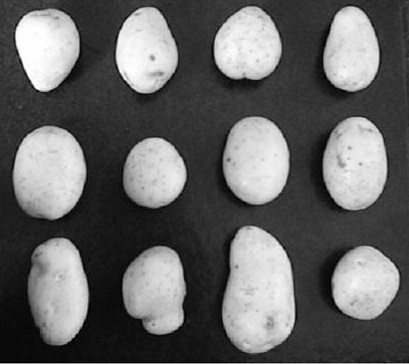
#> input picture 高级形态学运算（额外）/potota.jpg, 409 x 364 px
$ python thinning.py   (Python 2 division)
#> lines starting #> are read from the running program, lines starting #| are printed output that depends on the picture; after the words box and inside, x2 and y2 are one past the last pixel; in counts of white or black regions, pixels touching at a corner belong together
#coding=utf-8
import cv2
import numpy as np
import copy
import imglab # a thinning algorithm from internet

ele1 = [[255,255,255],[-1,0,-1],[0,0,0]]
ele2 = [[-1,255,255],[0,0,255],[0,0,-1]]
ele3 = [[0,-1,255],[0,0,255],[0,-1,255]]
ele4 = [[0,0,-1],[0,0,255],[-1,255,255]]
ele5 = [[0,0,0],[-1,0,-1],[255,255,255]]
ele6 = [[-1,0,0],[255,0,0],[255,255,-1]]
ele7 = [[255,-1,0],[255,0,0],[255,-1,0]]
ele8 = [[255,255,-1],[255,0,0],[-1,0,0]]

# return height,length of img
def getImgSize(img):
    return len(img),len(img[0])

# [56 lines left out: functions IsA, Zhangthin, not called in this run]

# fill the img's edge with white color
def edgeFilling(img):
    height = len(img)
    length = len(img[0])
    for i in range(0,length):
        img[0][i] = 255
        img[height-1][i] = 255
    for j in range(0,height):
        img[j][0] = 255
        img[j][length-1] = 255
    return img

# hit-or-miss operation
def homTransform(img,ele):
    height = len(img)
    length = len(img[0])
    h_off = len(ele)/2
    l_off = len(ele[0])/2
    source = copy.deepcopy(img)
    for i in range(h_off,height-h_off):
        for j in range(l_off,length-l_off):
            flag = 0
            for ii in range(-h_off,h_off+1):
                if flag == 1: break
                for jj in range(-l_off,l_off+1):
                    imgbit = source[i+ii][j+jj]
                    img[i][j] = 0
                    eletmp = ele[h_off+ii][l_off+jj]
                    if eletmp == -1: continue
                    elif eletmp != imgbit:
                        flag = 1
                        img[i][j] = 255
                        break
    return img

#src and dest must be the same size
def diffImg(src,tmp):
    height,length = getImgSize(src)
    for i in range(0,height):
        for j in range(0,length):
            if src[i][j] == 0:
                if tmp[i][j] == 0:
                    src[i][j] = 255
    return src

# thinning by a single structuring element
def ThinningByEle(img,ele):
    source = copy.deepcopy(img)
    img = homTransform(img,ele)
    return diffImg(source,img)

# thinning by a list of structuring elements
def Thinning(img,eleList):
    t = len(eleList)
    for i in range(0,t):
        img = ThinningByEle(img,eleList[i])
        img = edgeFilling(img)
    return img

fileimg = cv2.imread('potota.jpg')
#> fileimg is the input picture: shape (364, 409, 3); min 0, max 255, mean 100.4
img = cv2.cvtColor(fileimg,cv2.COLOR_BGR2GRAY)
retval, img = cv2.threshold(img, 0, 255, cv2.THRESH_OTSU)
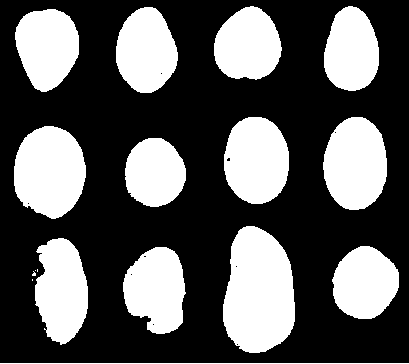
#> img: shape (364, 409); 35.5% white; 17 white regions (4 under 20 px), largest, box (x1, y1, x2, y2) and area: (223, 226, 295, 353) 7191, (14, 126, 86, 219) 5190, (323, 117, 387, 210) 4693
#> retval = 124
img = cv2.bitwise_not(img)
eleList = [ele1,ele2,ele3,ele4,ele5,ele6,ele7,ele8]
res = Thinning(img,eleList)
#> after the loop in Thinning, `for i in range(0,t):`:
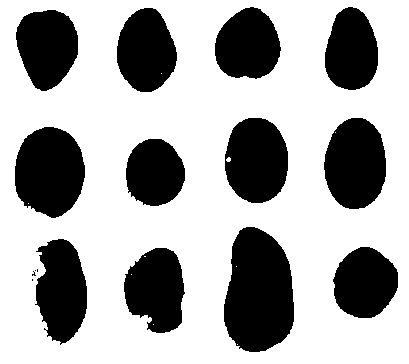
#> img: shape (364, 409); 66.6% white; 16 black regions (4 under 20 px), largest, box (x1, y1, x2, y2) and area: (224, 227, 294, 352) 6897, (15, 127, 85, 218) 4959, (324, 118, 386, 209) 4468
for i in range(2):
    res = Thinning(res,eleList)
#> this loop made 2 passes
#> pass 1, in ThinningByEle (call 9), `img = homTransform(img,ele)`:
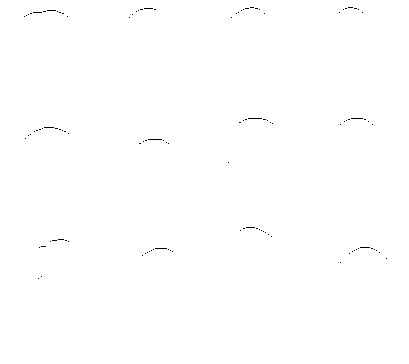
#> img: shape (364, 409); 99.8% white; black in thin lines or dots, all inside (x1, y1, x2, y2) = (24, 7, 387, 279)
#> pass 1, in ThinningByEle (call 10), `source = copy.deepcopy(img)`:
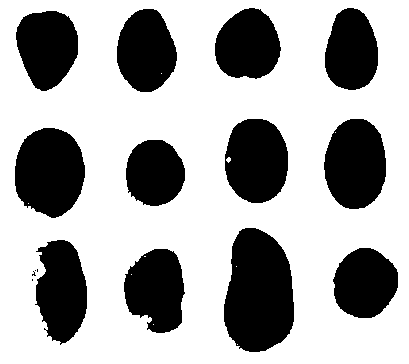
#> source: shape (364, 409); 66.7% white; 16 black regions (4 under 20 px), largest, box (x1, y1, x2, y2) and area: (224, 228, 294, 352) 6877, (15, 128, 85, 218) 4931, (324, 119, 386, 209) 4447
#> pass 1, in ThinningByEle (call 10), `img = homTransform(img,ele)`:
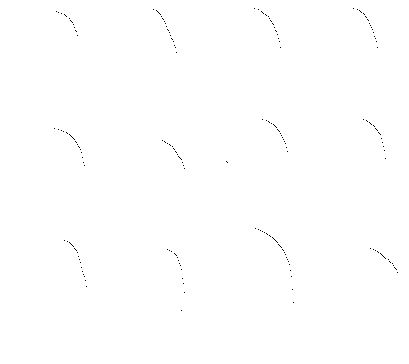
#> img: shape (364, 409); 99.8% white; black in thin lines or dots, all inside (x1, y1, x2, y2) = (54, 8, 398, 311)
#> pass 1, in ThinningByEle (call 11), `source = copy.deepcopy(img)`:
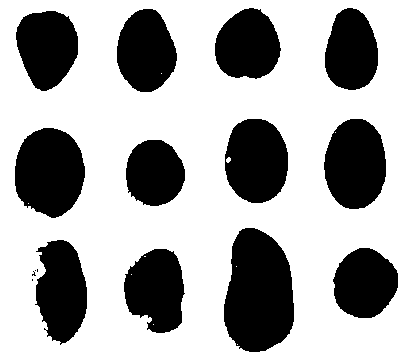
#> source: shape (364, 409); 66.9% white; 16 black regions (4 under 20 px), largest, box (x1, y1, x2, y2) and area: (224, 228, 294, 352) 6846, (15, 128, 85, 218) 4909, (324, 119, 386, 209) 4428
#> after the loop:
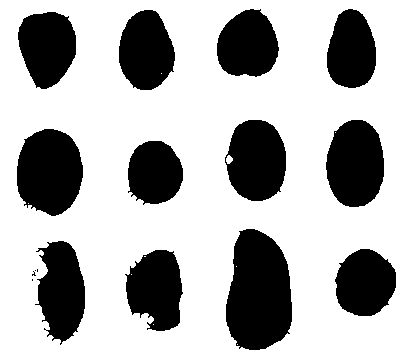
#> res: shape (364, 409); 69.9% white; 16 black regions (4 under 20 px), largest, box (x1, y1, x2, y2) and area: (226, 229, 292, 350) 6330, (17, 129, 83, 216) 4519, (326, 120, 384, 207) 4035
cv2.imshow("result",res)
cv2.waitKey(0)
cv2.destroyAllWindows()
